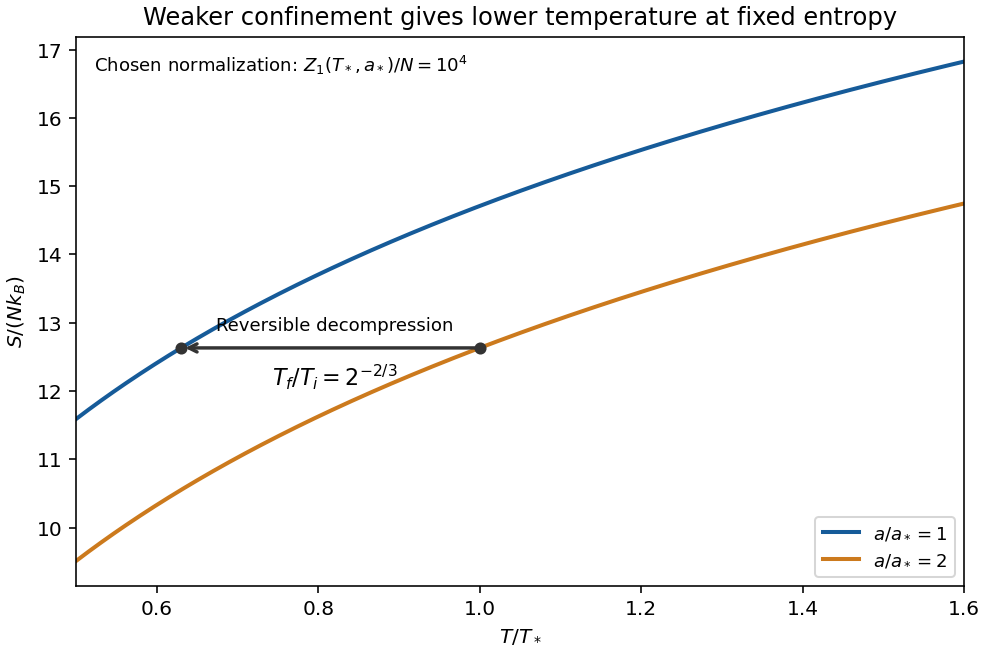

Recreate this plot in Python.
"""Classical linear-trap entropy curves and reversible cooling; Python 3.14, numpy, matplotlib.

Write the PNG basename to the current working directory.
"""
from pathlib import Path
import matplotlib
matplotlib.use('Agg')
import matplotlib.pyplot as plt
import numpy as np

T=np.linspace(.5,1.6,500)
base=np.log(1e4)+5.5
entropy=lambda temperature,strength:base+4.5*np.log(temperature)-3*np.log(strength)
fig,ax=plt.subplots(figsize=(6.8,4.5),layout='constrained',facecolor='white')
ax.set_facecolor('white')
for strength,color in [(1,'#165b99'),(2,'#cc7a1d')]:
    ax.plot(T,entropy(T,strength),lw=2,color=color,label=fr'$a/a_*= {strength}$')
Ti=1.;Tf=2**(-2/3);S=entropy(Ti,2)
ax.scatter([Tf,Ti],[S,S],color='#333333',s=25,zorder=4)
ax.annotate('',xy=(Tf,S),xytext=(Ti,S),arrowprops={'arrowstyle':'->','lw':1.7,'color':'#333333'})
ax.text(.82,S+.25,'Reversible decompression',ha='center',fontsize=9)
ax.text(.82,S-.55,r'$T_f/T_i=2^{-2/3}$',ha='center',fontsize=11)
ax.set(xlim=(.5,1.6),xlabel=r'$T/T_*$',ylabel=r'$S/(Nk_B)$',title='Weaker confinement gives lower temperature at fixed entropy')
ax.legend(loc='lower right',fontsize=9)
ax.text(.02,.97,r'Chosen normalization: $Z_1(T_*,a_*)/N=10^4$',transform=ax.transAxes,va='top',fontsize=9,bbox={'facecolor':'white','edgecolor':'none','alpha':.9})
fig.savefig(Path(__file__).stem+'.png',dpi=145,facecolor='white')
